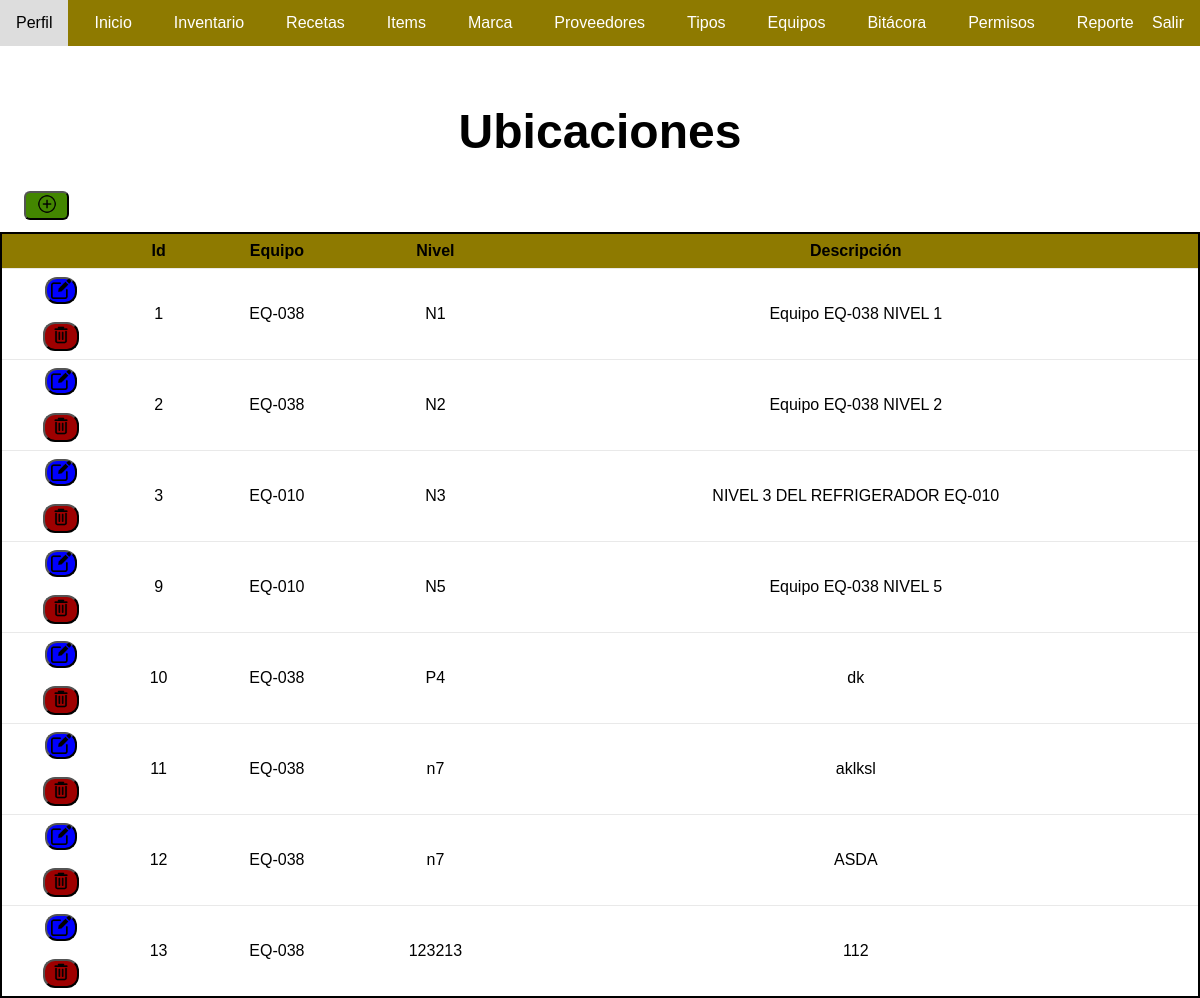
Page /listar-locations/ (signed in) on the earlier database version.
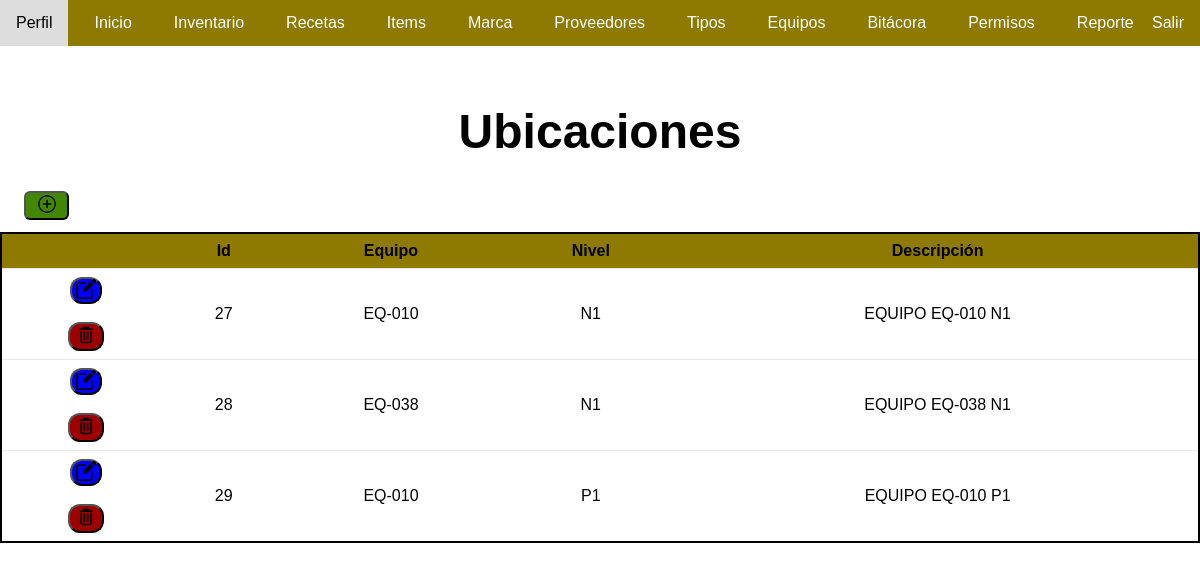
Same page on the later database version.
### app/models.py (models this page shows, shortened)
class Location(models.Model):
    equipo = models.CharField(max_length=100)
    nivel = models.CharField(max_length=50)
    descripcion = models.CharField(max_length=255)
    usuario = models.ForeignKey(User, on_delete=models.SET_NULL, null=True, blank=True)

### app/views.py (the view)
# urls.py: path('listar-locations/', views.listar_locations, name='listar_locations'),
@login_required
@permission_required('app.view_location', raise_exception=True)
def listar_locations(request):
    locations = Location.objects.all()
    return render(request, 'locations.html', {'locations': locations})

### app/templates/locations.html (shortened to what this page needs)
{% load static %}
<!DOCTYPE html>
<html lang="en">
<head>
    <link rel="stylesheet" type="text/css" href="{% static 'css/proveedor.css' %}">
</head>
<body>
    <div class="container">
        <nav class="navbar">
            <ul>
                <li><a href="/perfil/">Perfil</a></li>
                <li><a href="/">Inicio</a></li>
                {%if perms.app.view_registro%}
                <li><a href="/inventario/">Inventario</a></li>
                {%endif%}
                <li><a href="/recetas/">Recetas</a></li>
                {% if perms.app.view_item %}
                <li><a href="{% url 'listar_items' %}">Items</a></li>
                {% endif %}
                {% if perms.app.view_marca %}
                <li><a href="/marca/">Marca</a></li>
                {% endif %}
                {% if perms.app.view_proveedor %}
                <li><a href="/proveedores/">Proveedores</a></li>
                {% endif %}
                {% if perms.app.view_type %}
                <li><a href="/tipos/">Tipos</a></li>
                {% endif %}
                {% if perms.app.view_locatios %}
                <li><a href="/listar-locations/">Equipos</a></li>
                {% endif %}
                {% if perms.app.view_bitacora %}
                <li><a href="/bitacora/">Bitácora</a></li>
                {% endif %}
                {% if perms.app.view_auth_permission %}
                <li><a href="/asignar-permisos/">Permisos</a></li>
                {% endif %}
                <li><a href="/usos-receta/">Reporte</a></li>
                <li>
                    <div class="cerrar-sesion"><a href="{% url 'salir' %}" class="cerrar-sesion">Salir</a></div>
                </li>
            </ul>
        </nav>
        <br><br><br><br>
        <h1>Ubicaciones</h1>
        {% if perms.app.add_location %}
        <button type="button" class='insertar' onclick="window.location.href='{% url 'crear_location' %}'" alt="registrar location">
            <img src="{% static 'imagenes/insertar.png' %}" class="insertar-imagen" alt="registrar location"></button>
        {% endif %}
        <table class="default">
            <thead>
                <tr>
                    <th></th>
                    <th>Id</th>
                    <th>Equipo</th>
                    <th>Nivel</th>
                    <th>Descripción</th>
                </tr>
            </thead>
            <tbody>
                {% for location in locations %}
                <tr>
                    <td>
                        {% if perms.app.change_location %}
                        <button type="button" onclick="window.location.href='{% url 'editar_location' location.id %}'" class="editar">
                            <img src="{% static 'imagenes/editar.png' %}" alt="Editar">
                        </button>
                        {% endif %}
                        <br><br>
                        {% if perms.app.delete_location %}
                        <button type="button" class="eliminar" data-location-id="{{ location.id }}">
                            <img src="{% static 'imagenes/borrar.png' %}" alt="Eliminar">
                        </button>
                        {% endif %}
                    </td>
                    <td>{{ location.id }}</td>
                    <td>{{ location.equipo }}</td>
                    <td>{{ location.nivel }}</td>
                    <td>{{ location.descripcion }}</td>
                </tr>
                {% endfor %}
            </tbody>
        </table>
    </div>
</body>
</html>

Differences in the rows shown:
removed Location: id "1", equipo "EQ-038", nivel "N1", descripcion "Equipo EQ-038 NIVEL 1"
removed Location: id "2", equipo "EQ-038", nivel "N2", descripcion "Equipo EQ-038 NIVEL 2"
removed Location: id "3", equipo "EQ-010", nivel "N3", descripcion "NIVEL 3 DEL REFRIGERADOR EQ-010"
removed Location: id "9", equipo "EQ-010", nivel "N5", descripcion "Equipo EQ-038 NIVEL 5"
removed Location: id "10", equipo "EQ-038", nivel "P4", descripcion "dk"
removed Location: id "11", equipo "EQ-038", nivel "n7", descripcion "aklksl"
removed Location: id "12", equipo "EQ-038", nivel "n7", descripcion "ASDA"
removed Location: id "13", equipo "EQ-038", nivel "123213", descripcion "112"
added Location: id "27", equipo "EQ-010", nivel "N1", descripcion "EQUIPO EQ-010 N1"
added Location: id "28", equipo "EQ-038", nivel "N1", descripcion "EQUIPO EQ-038 N1"
added Location: id "29", equipo "EQ-010", nivel "P1", descripcion "EQUIPO EQ-010 P1"
